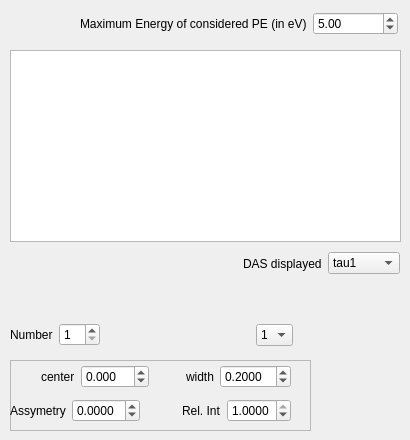
      <widget class="QWidget" name="tab_PE_3">
       <attribute name="title">
        <string>PE pos</string>
       </attribute>
       <widget class="PlotWidget" name="viewer_pe_bidir_pos">
        <property name="geometry">
         <rect>
          <x>10</x>
          <y>50</y>
          <width>391</width>
          <height>192</height>
         </rect>
        </property>
       </widget>
       <widget class="QWidget" name="layoutWidget_2">
        <property name="geometry">
         <rect>
          <x>80</x>
          <y>10</y>
          <width>318</width>
          <height>28</height>
         </rect>
        </property>
        <layout class="QHBoxLayout" name="horizontalLayout_52">
         <item>
          <widget class="QLabel" name="label_46">
           <property name="text">
            <string>Maximum Energy of considered PE (in eV)</string>
           </property>
          </widget>
         </item>
         <item>
          <widget class="QDoubleSpinBox" name="doubleSpinBox_max_Energy_PE_bidir_pos">
           <property name="minimum">
            <double>1.000000000000000</double>
           </property>
           <property name="maximum">
            <double>15.000000000000000</double>
           </property>
           <property name="singleStep">
            <double>0.100000000000000</double>
           </property>
           <property name="value">
            <double>5.000000000000000</double>
           </property>
          </widget>
         </item>
        </layout>
       </widget>
       <widget class="QWidget" name="layoutWidget_8">
        <property name="geometry">
         <rect>
          <x>10</x>
          <y>320</y>
          <width>283</width>
          <height>30</height>
         </rect>
        </property>
        <layout class="QHBoxLayout" name="horizontalLayout_53">
         <item>
          <layout class="QHBoxLayout" name="horizontalLayout_54">
           <item>
            <widget class="QLabel" name="label_47">
             <property name="text">
              <string>Number</string>
             </property>
            </widget>
           </item>
           <item>
            <widget class="QSpinBox" name="spinBox_PE_number_bidir_pos">
             <property name="minimum">
              <number>1</number>
             </property>
             <property name="maximum">
              <number>40</number>
             </property>
             <property name="value">
              <number>1</number>
             </property>
            </widget>
           </item>
          </layout>
         </item>
         <item>
          <spacer name="horizontalSpacer_14">
           <property name="orientation">
            <enum>Qt::Horizontal</enum>
           </property>
           <property name="sizeHint" stdset="0">
            <size>
             <width>40</width>
             <height>20</height>
            </size>
           </property>
          </spacer>
         </item>
         <item>
          <widget class="QComboBox" name="comboBox_PE_current_bidir_pos">
           <item>
            <property name="text">
             <string>1</string>
            </property>
           </item>
          </widget>
         </item>
        </layout>
       </widget>
       <widget class="QFrame" name="frame_7">
        <property name="geometry">
         <rect>
          <x>10</x>
          <y>360</y>
          <width>301</width>
          <height>71</height>
         </rect>
        </property>
        <property name="frameShape">
         <enum>QFrame::StyledPanel</enum>
        </property>
        <property name="frameShadow">
         <enum>QFrame::Raised</enum>
        </property>
        <property name="lineWidth">
         <number>2</number>
        </property>
        <widget class="QWidget" name="layoutWidget_9">
         <property name="geometry">
          <rect>
           <x>0</x>
           <y>0</y>
           <width>281</width>
           <height>68</height>
          </rect>
         </property>
         <layout class="QVBoxLayout" name="verticalLayout_10">
          <item>
           <layout class="QHBoxLayout" name="horizontalLayout_55">
            <item>
             <layout class="QHBoxLayout" name="horizontalLayout_56">
              <item>
               <spacer name="horizontalSpacer_15">
                <property name="orientation">
                 <enum>Qt::Horizontal</enum>
                </property>
                <property name="sizeHint" stdset="0">
                 <size>
                  <width>40</width>
                  <height>20</height>
                 </size>
                </property>
               </spacer>
              </item>
              <item>
               <widget class="QLabel" name="label_48">
                <property name="text">
                 <string>center</string>
                </property>
               </widget>
              </item>
              <item>
               <widget class="QDoubleSpinBox" name="doubleSpinBox_PE_center_bidir_pos">
                <property name="decimals">
                 <number>3</number>
                </property>
                <property name="minimum">
                 <double>-20.000000000000000</double>
                </property>
                <property name="maximum">
                 <double>20.000000000000000</double>
                </property>
                <property name="singleStep">
                 <double>0.001000000000000</double>
                </property>
               </widget>
              </item>
             </layout>
            </item>
            <item>
             <spacer name="horizontalSpacer_16">
              <property name="orientation">
               <enum>Qt::Horizontal</enum>
              </property>
              <property name="sizeHint" stdset="0">
               <size>
                <width>40</width>
                <height>20</height>
               </size>
              </property>
             </spacer>
            </item>
            <item>
             <layout class="QHBoxLayout" name="horizontalLayout_57">
              <item>
               <widget class="QLabel" name="label_49">
                <property name="text">
                 <string>width</string>
                </property>
               </widget>
              </item>
              <item>
               <widget class="QDoubleSpinBox" name="doubleSpinBox_PE_width_bidir_pos">
                <property name="decimals">
                 <number>4</number>
                </property>
                <property name="minimum">
                 <double>0.000100000000000</double>
                </property>
                <property name="singleStep">
                 <double>0.001000000000000</double>
                </property>
                <property name="value">
                 <double>0.200000000000000</double>
                </property>
               </widget>
              </item>
             </layout>
            </item>
           </layout>
          </item>
          <item>
           <layout class="QHBoxLayout" name="horizontalLayout_58">
            <item>
             <layout class="QHBoxLayout" name="horizontalLayout_59">
              <item>
               <widget class="QLabel" name="label_50">
                <property name="text">
                 <string>Assymetry</string>
                </property>
               </widget>
              </item>
              <item>
               <widget class="QDoubleSpinBox" name="doubleSpinBox_pe_assymetry_bidir_pos">
                <property name="decimals">
                 <number>4</number>
                </property>
                <property name="minimum">
                 <double>-4.000000000000000</double>
                </property>
                <property name="maximum">
                 <double>4.000000000000000</double>
                </property>
                <property name="singleStep">
                 <double>0.000100000000000</double>
                </property>
               </widget>
              </item>
             </layout>
            </item>
            <item>
             <spacer name="horizontalSpacer_17">
              <property name="orientation">
               <enum>Qt::Horizontal</enum>
              </property>
              <property name="sizeHint" stdset="0">
               <size>
                <width>40</width>
                <height>20</height>
               </size>
              </property>
             </spacer>
            </item>
            <item>
             <layout class="QHBoxLayout" name="horizontalLayout_60">
              <item>
               <widget class="QLabel" name="label_51">
                <property name="text">
                 <string>Rel. Int</string>
                </property>
               </widget>
              </item>
              <item>
               <widget class="QDoubleSpinBox" name="doubleSpinBox_pe_rel_intensity_bidir_pos">
                <property name="decimals">
                 <number>4</number>
                </property>
                <property name="maximum">
                 <double>1.000000000000000</double>
                </property>
                <property name="singleStep">
                 <double>0.000100000000000</double>
                </property>
                <property name="value">
                 <double>1.000000000000000</double>
                </property>
               </widget>
              </item>
             </layout>
            </item>
           </layout>
          </item>
         </layout>
        </widget>
       </widget>
       <widget class="QWidget" name="layoutWidget_26">
        <property name="geometry">
         <rect>
          <x>243</x>
          <y>250</y>
          <width>157</width>
          <height>27</height>
         </rect>
        </property>
        <layout class="QHBoxLayout" name="horizontalLayout_101">
         <item>
          <widget class="QLabel" name="label_88">
           <property name="text">
            <string>DAS displayed</string>
           </property>
          </widget>
         </item>
         <item>
          <widget class="QComboBox" name="comboBox__DisplayedComponent_bidir_pos">
           <item>
            <property name="text">
             <string>tau1</string>
            </property>
           </item>
           <item>
            <property name="text">
             <string>tau2</string>
            </property>
           </item>
           <item>
            <property name="text">
             <string>tau3</string>
            </property>
           </item>
           <item>
            <property name="text">
             <string>offset</string>
            </property>
           </item>
          </widget>
         </item>
        </layout>
       </widget>
      </widget>
